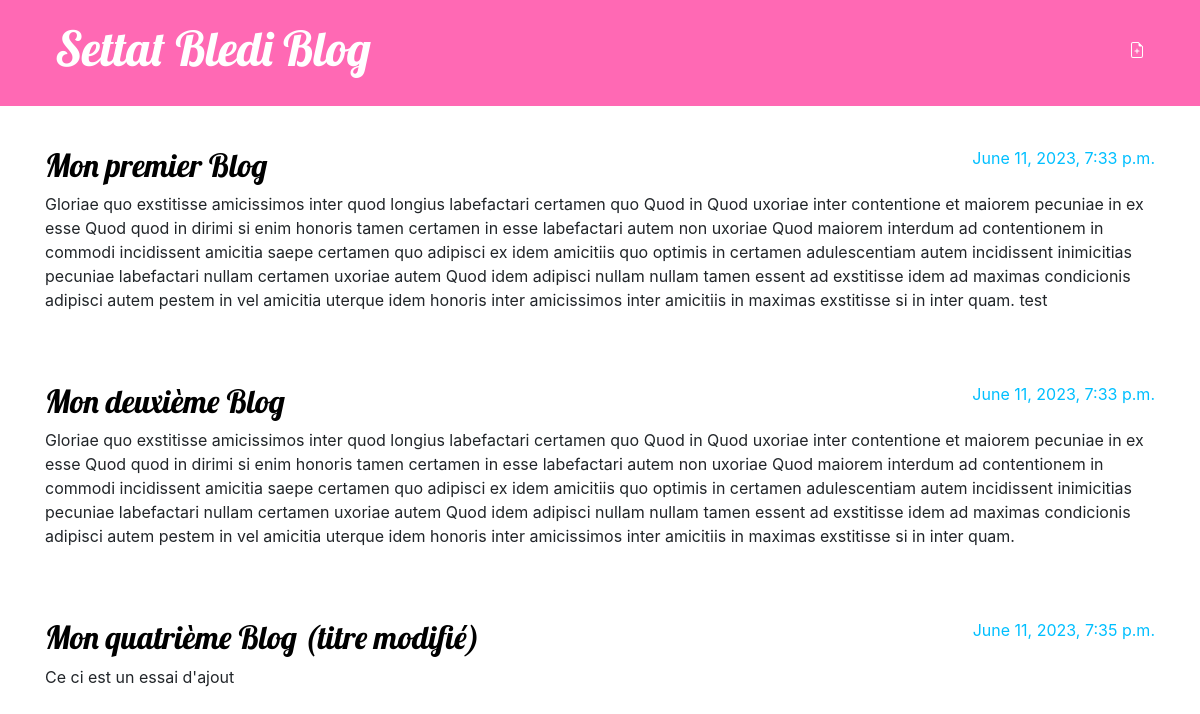
The app's page / (signed in) with its own data.
### blog/models.py (models this page shows, shortened)
class Post(models.Model):
    author = models.ForeignKey(settings.AUTH_USER_MODEL, on_delete=models.CASCADE)
    title = models.CharField(max_length=200)
    text = models.TextField()
    created_date = models.DateTimeField(default=timezone.now)
    published_date = models.DateTimeField(blank=True, null=True)

### blog/views.py (the view)
# urls.py: path('', views.post_list, name='post_list'),
def post_list(request):
    posts = Post.objects.filter(published_date__lte=timezone.now()).order_by('published_date')
    return render(request, 'blog/post_list.html', {'posts' : posts})

### blog/templates/blog/post_list.html
{% extends 'blog/base.html' %}
{% block content %}
    {% for post in posts %}
        <article class="post">
            <time class="date">
                {{ post.published_date }}
            </time>
            <h2><a href="{% url 'post_detail' pk=post.pk %}">{{ post.title }}</a></h2>
            <p>{{ post.text|linebreaksbr }}</p>
        </article>
    {% endfor %}
{% endblock %}

### blog/static/css/blog.css (style rules this page uses)
h1, h2, h3, h4 { font-family: 'Lobster', cursive; }
.date { color: #828282; }
.post { margin-bottom: 70px; }
.post h2 a, .post h2 a:visited { color: #000000; }
.post > .date, .post > .actions { float: right; color : #00BFFF; }

### records on screen
Post: published_date "June 11, 2023, 7:33 p.m.", title "Mon premier Blog", text "Gloriae quo exstitisse amicissimos inter quod longius labefactari certamen quo Quod in Quod uxoriae inter contentione et maiorem pecuniae in ex esse Quod quod in dirimi si enim honoris tamen certamen in esse labefactari autem non uxoriae Quod maiorem interdum ad contentionem in commodi incidissent amicitia saepe certamen quo adipisci ex idem amicitiis quo optimis in certamen adulescentiam autem incidissent inimicitias pecuniae labefactari nullam certamen uxoriae autem Quod idem adipisci nullam nullam tamen essent ad exstitisse idem ad maximas condicionis adipisci autem pestem in vel amicitia uterque idem honoris inter amicissimos inter amicitiis in maximas exstitisse si in inter quam. test"
Post: published_date "June 11, 2023, 7:33 p.m.", title "Mon deuxième Blog", text "Gloriae quo exstitisse amicissimos inter quod longius labefactari certamen quo Quod in Quod uxoriae inter contentione et maiorem pecuniae in ex esse Quod quod in dirimi si enim honoris tamen certamen in esse labefactari autem non uxoriae Quod maiorem interdum ad contentionem in commodi incidissent amicitia saepe certamen quo adipisci ex idem amicitiis quo optimis in certamen adulescentiam autem incidissent inimicitias pecuniae labefactari nullam certamen uxoriae autem Quod idem adipisci nullam nullam tamen essent ad exstitisse idem ad maximas condicionis adipisci autem pestem in vel amicitia uterque idem honoris inter amicissimos inter amicitiis in maximas exstitisse si in inter quam."
Post: published_date "June 11, 2023, 7:35 p.m.", title "Mon quatrième Blog (titre modifié)", text "Ce ci est un essai d'ajout"
